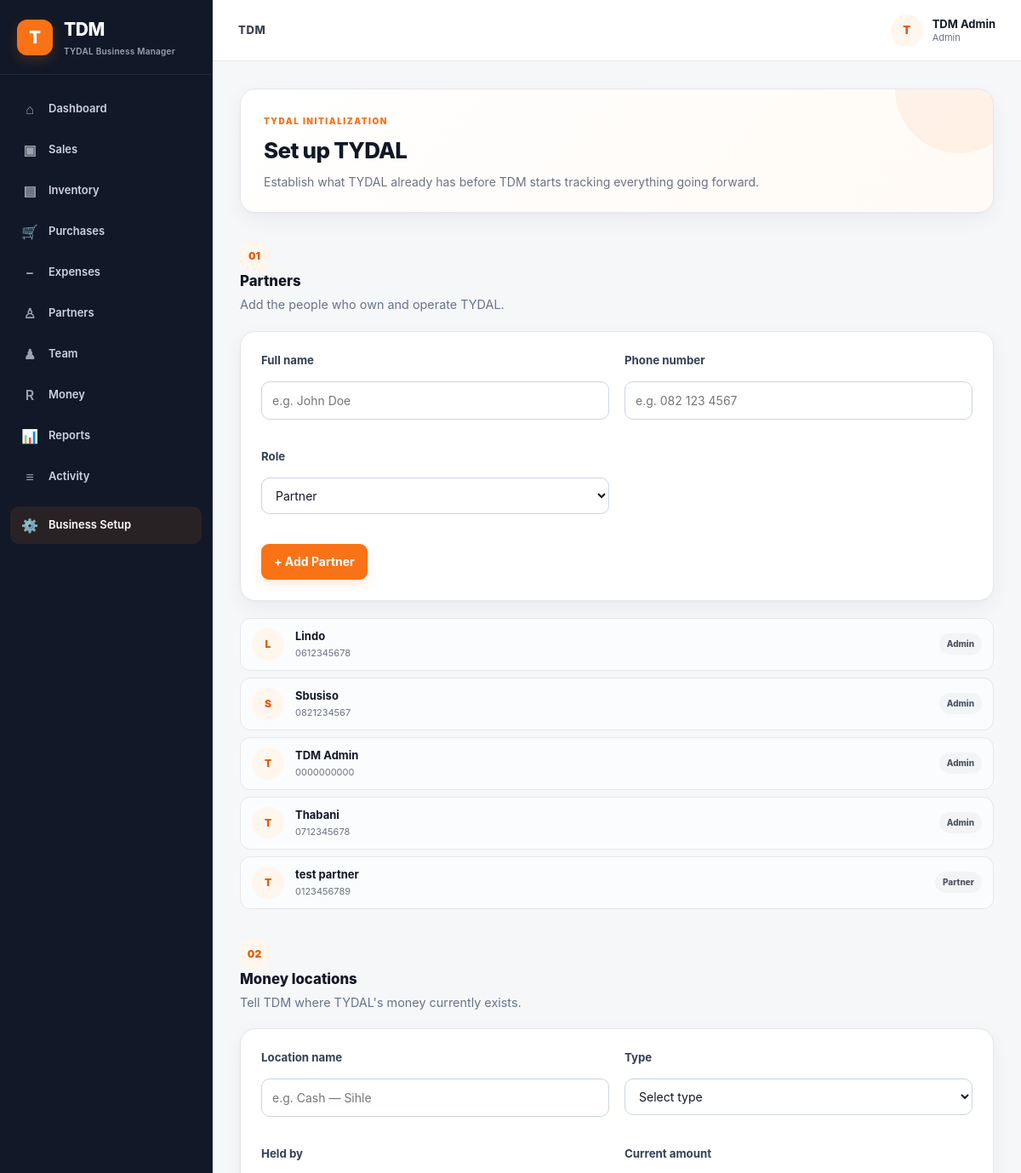
The app's page /setup/ (signed in, upper part), older data.
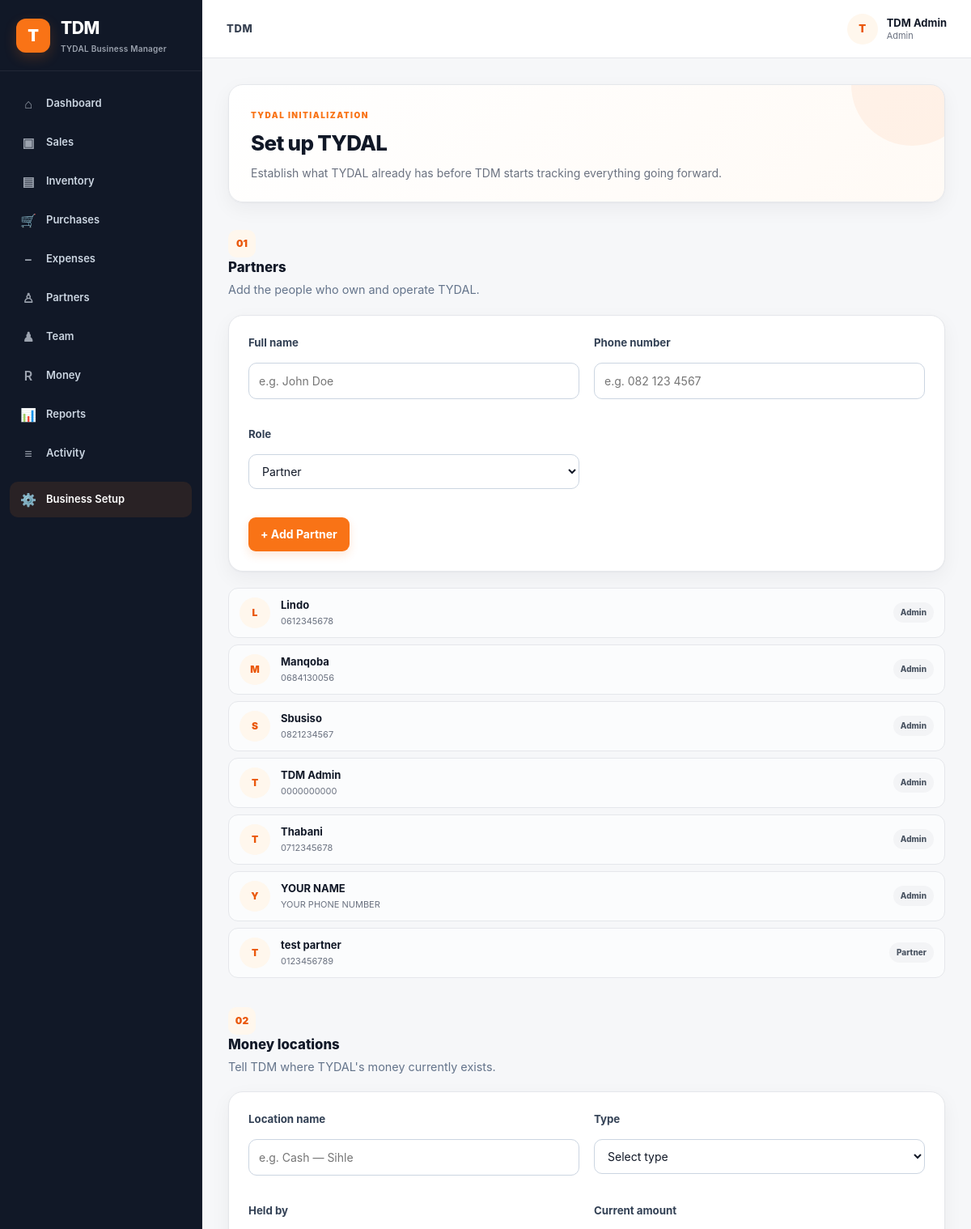
The same page, newer data.
### app/models.py (models this page shows)
class User(UserMixin, db.Model):
    __tablename__ = "users"
    id = db.Column(db.Integer, primary_key=True)
    name = db.Column(
        db.String(100),
        nullable=False
    )
    phone = db.Column(
        db.String(30),
        unique=True,
        nullable=False,
        index=True
    )
    password_hash = db.Column(
        db.String(255),
        nullable=False
    )
    role = db.Column(
        db.String(30),
        nullable=False,
        default="partner"
    )
    is_active = db.Column(
        db.Boolean,
        default=True,
        nullable=False
    )
    created_at = db.Column(
        db.DateTime,
        default=datetime.utcnow,
        nullable=False
    )
    transactions = db.relationship(
        "FinancialTransaction",
        back_populates="created_by",
        foreign_keys="FinancialTransaction.created_by_id"
    )

### app/routes/__init__.py (the view)
@main.route("/setup")
@login_required
def setup_redirect():
    return redirect(url_for("setup.index"))

### app/__init__.py (called while the page is built)
@login_manager.user_loader
def load_user(user_id):
    from app.models import User
    return db.session.get(User, int(user_id))

### app/routes/setup.py (called while the page is built)
@setup.route("/")
@login_required
def index():
    partners = (
        User.query
        .order_by(User.name)
        .all()
    )
    money_accounts = (
        MoneyAccount.query
        .filter_by(is_active=True)
        .order_by(MoneyAccount.name)
        .all()
    )
    stock_locations = (
        StockLocation.query
        .filter_by(is_active=True)
        .order_by(StockLocation.name)
        .all()
    )
    products = (
        Product.query
        .filter_by(is_active=True)
        .order_by(Product.name)
        .all()
    )
    return render_template(
        "setup/index.html",
        partners=partners,
        money_accounts=money_accounts,
        stock_locations=stock_locations,
        products=products,
    )

### app/templates/setup/index.html (shortened to what this page needs)
{% extends "base.html" %}
{% block content %}
<div class="page-header setup-header">
    <div>
        <span class="eyebrow">TYDAL INITIALIZATION</span>
        <h2>Set up TYDAL</h2>
        <p>
            Establish what TYDAL already has before TDM starts tracking
            everything going forward.
        </p>
    </div>
</div>
<section class="setup-section">
    <div class="section-heading">
        <div>
            <span class="section-number">01</span>
            <h3>Partners</h3>
            <p>Add the people who own and operate TYDAL.</p>
        </div>
    </div>
    <div class="setup-card">
        <form method="POST" action="{{ url_for('setup.add_partner') }}">
            <div class="form-grid">
                <div class="form-group">
                    <label for="partner-name">Full name</label>
                    <input id="partner-name" type="text" name="name" placeholder="e.g. John Doe" required>
                </div>
                <div class="form-group">
                    <label for="partner-phone">Phone number</label>
                    <input id="partner-phone" type="text" name="phone" placeholder="e.g. 082 123 4567" required>
                </div>
                <div class="form-group">
                    <label for="partner-role">Role</label>
                    <select id="partner-role" name="role">
                        <option value="partner">Partner</option>
                    </select>
                </div>
            </div>
            <button class="primary-button" type="submit">
                + Add Partner
            </button>
        </form>
    </div>
    {% if partners %}
    <div class="setup-records">
        {% for partner in partners %}
        <div class="setup-record">
            <div class="record-avatar">
                {{ partner.name[0]|upper }}
            </div>
            <div class="record-main">
                <strong>{{ partner.name }}</strong>
                <span>{{ partner.phone }}</span>
            </div>
            <span class="status-pill">
                {{ partner.role|capitalize }}
            </span>
        </div>
        {% endfor %}
    </div>
    {% endif %}
</section>
<section class="setup-section">
    <div class="section-heading">
        <div>
            <span class="section-number">02</span>
            <h3>Money locations</h3>
            <p>
                Tell TDM where TYDAL's money currently exists.
            </p>
        </div>
    </div>
    <div class="setup-card">
        <form method="POST" action="{{ url_for('setup.add_money_account') }}">
            <div class="form-grid">
                <div class="form-group">
                    <label for="money-name">
                        Location name
                    </label>
                    <input id="money-name" type="text" name="name" placeholder="e.g. Cash — Sihle" required>
                </div>
                <div class="form-group">
                    <label for="money-type">
                        Type
                    </label>
                    <select id="money-type" name="account_type" required>
                        <option value="">
                            Select type
                        </option>
                    </select>
                </div>
                <div class="form-group">
                    <label for="money-owner">
                        Held by
                    </label>
                </div>
                <div class="form-group">
                    <label for="money-opening">
                        Current amount
                    </label>
                </div>
            </div>
        </form>
    </div>
</section>
{% endblock %}

### app/templates/base.html (shortened to what this page needs)
<!DOCTYPE html>
<html lang="en">
<head>
    <link rel="stylesheet" href="{{ url_for('static', filename='css/style.css') }}">
</head>
<body>
    <div class="app-shell">
        <aside class="sidebar" id="sidebar">
            <div class="brand">
                <div class="brand-mark">T</div>
                <div>
                    <h1>TDM</h1>
                    <span>TYDAL Business Manager</span>
                </div>
            </div>
            <nav class="main-nav">
                <a href="{{ url_for('main.home') }}" class="nav-item">
                    <span>⌂</span>
                    <span>Dashboard</span>
                </a>
                <a href="{{ url_for('sales.index') }}" class="nav-item">
                    <span>▣</span>
                    <span>Sales</span>
                </a>
                <a href="{{ url_for('inventory.index') }}" class="nav-item">
                    <span>▤</span>
                    <span>Inventory</span>
                </a>
                <a href="{{ url_for('purchases.index') }}" class="nav-item">
                    <span>🛒</span>
                    <span>Purchases</span>
                </a>
                <a href="{{ url_for('expenses.index') }}" class="nav-item">
                    <span>−</span>
                    <span>Expenses</span>
                </a>
                <a href="{{ url_for('partners.index') }}" class="nav-item">
                    <span>♙</span>
                    <span>Partners</span>
                </a>
                {% if current_user.role == "admin" %}
                <a href="{{ url_for('team.index') }}" class="nav-item">
                    <span>♟</span>
                    <span>Team</span>
                </a>
                {% endif %}
                <a href="{{ url_for('money.index') }}" class="nav-item">
                    <span>R</span>
                    <span>Money</span>
                </a>
                <a href="{{ url_for('reports.index') }}" class="nav-item">
                    <span>📊</span>
                    <span>Reports</span>
                </a>
                <a href="{{ url_for('activity.index') }}" class="nav-item">
                    <span>≡</span>
                    <span>Activity</span>
                </a>
                <a href="{{ url_for('setup.index') }}" class="nav-link">
                    <span>⚙️</span>
                    <span>Business Setup</span>
                </a>
            </nav>
        </aside>
        <div class="main-area">
            <header class="topbar">
                <div class="topbar-title">
                    <span>TDM</span>
                </div>
                <div class="user-menu">
                    <div class="user-avatar">
                        {{ current_user.name[0]|upper }}
                    </div>
                    <div class="user-info">
                        <strong>{{ current_user.name }}</strong>
                        <span>{{ current_user.role|capitalize }}</span>
                    </div>
                </div>
            </header>
            <main class="content">
                {% block content %}{% endblock %}
            </main>
        </div>
    </div>
</body>
</html>

Row changes from the older to the newer data that the page shows:
added User: name "M", name "Manqoba", phone "0684130056", role "Admin"
added User: name "Y", name "YOUR NAME", phone "YOUR PHONE NUMBER", role "Admin"
